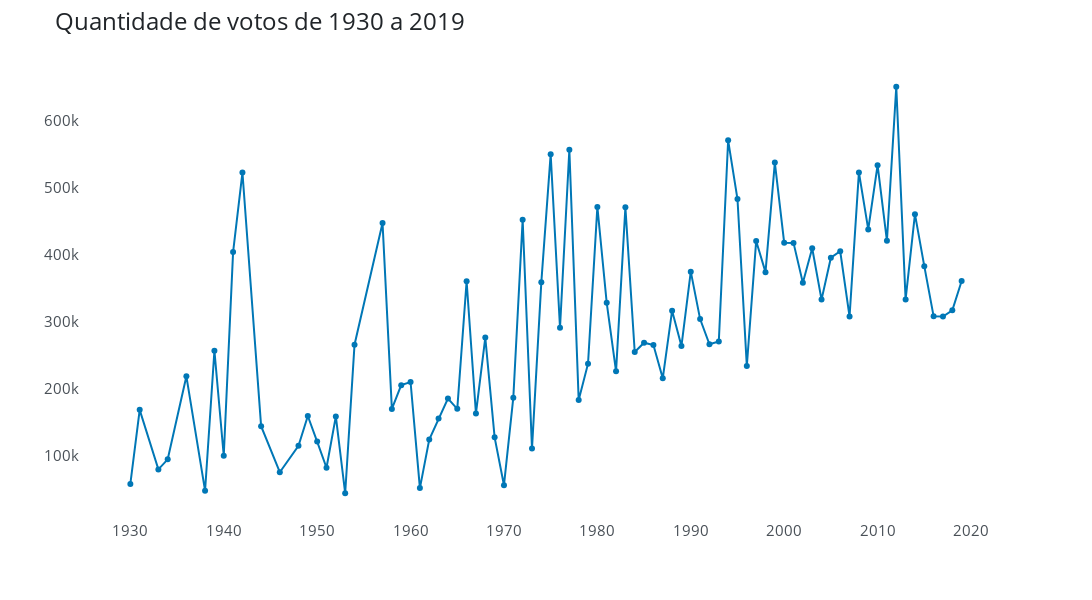

Notebook code cell kept with this figure:
### Code cell
fig = px.line(votos, x='Released_Year', y='votos', markers=True, color_discrete_sequence=[AZUL2])

fig.update_layout(width=1300, height=600, font_size=15, font_color=CINZA2, title_font_color=CINZA1, title_font_size=24, 
                  title_text='Quantidade de votos de 1930 a 2019',
                  xaxis_title='', yaxis_title='', plot_bgcolor='white')


fig.update_traces(mode='markers+lines', hovertemplate = '<b>Ano:</b> %{x} <br> <b>Número de Votos:</b> %{y} ')

fig.show()

### Figure 1 — Plotly figure (JSON) as saved in the notebook; plotly's stock layout.template omitted (floating-point values rounded to 4 significant figures)
{"data": [{"hovertemplate": "<b>Ano:</b> %{x} <br> <b>Número de Votos:</b> %{y} ", "legendgroup": "", "line": {"color": "#0077b6", "dash": "solid"}, "marker": {"symbol": "circle"}, "mode": "markers+lines", "name": "", "orientation": "v", "showlegend": false, "type": "scatter", "x": [1930, 1931, 1933, 1934, 1936, 1938, 1939, 1940, 1941, 1942, 1944, 1946, 1948, 1949, 1950, 1951, 1952, 1953, 1954, 1957, 1958, 1959, 1960, 1961, 1962, 1963, 1964, 1965, 1966, 1967, 1968, 1969, 1970, 1971, 1972, 1973, 1974, 1975, 1976, 1977, 1978, 1979, 1980, 1981, 1982, 1983, 1984, 1985, 1986, 1987, 1988, 1989, 1990, 1991, 1992, 1993, 1994, 1995, 1996, 1997, 1998, 1999, 2000, 2001, 2002, 2003, 2004, 2005, 2006, 2007, 2008, 2009, 2010, 2011, 2012, 2013, 2014, 2015, 2016, 2017, 2018, 2019], "xaxis": "x", "y": [57318, 167839, 78991, 94016, 217881, 47175, 256200.0, 99390.0, 403351, 522093, 143525, 74780.0, 114304, 158731, 120539, 81393, 158100.0, 43374, 265065, 446654, 169287, 204728, 209500.0, 51037, 123428, 155100.0, 184600.0, 169400.0, 359806, 162500.0, 275775, 126800.0, 55382, 186000.0, 451500.0, 110100.0, 358429, 549500.0, 290400.0, 556100.0, 182400.0, 236850, 470800.0, 327600.0, 225300.0, 470100.0, 254300.0, 268100.0, 264600.0, 214882, 315895, 263100.0, 374100.0, 303300.0, 265700.0, 270000.0, 570228, 482600.0, 233300.0, 419800.0, 373400.0, 537000.0, 417300.0, 417100.0, 357400.0, 409000.0, 332400.0, 395000.0, 404600.0, 307100.0, 522300.0, 437200.0, 533200.0, 420200.0, 650100.0, 332700.0, 460003, 382300.0, 307500.0, 307052, 316400.0, 360100.0], "yaxis": "y"}], "layout": {"font": {"color": "#495057", "size": 15}, "height": 600, "legend": {"tracegroupgap": 0}, "margin": {"t": 60}, "plot_bgcolor": "white", "title": {"font": {"color": "#212529", "size": 24}, "text": "Quantidade de votos de 1930 a 2019"}, "width": 1300, "xaxis": {"anchor": "y", "domain": [0, 1], "title": {"text": ""}}, "yaxis": {"anchor": "x", "domain": [0, 1], "title": {"text": ""}}}}
